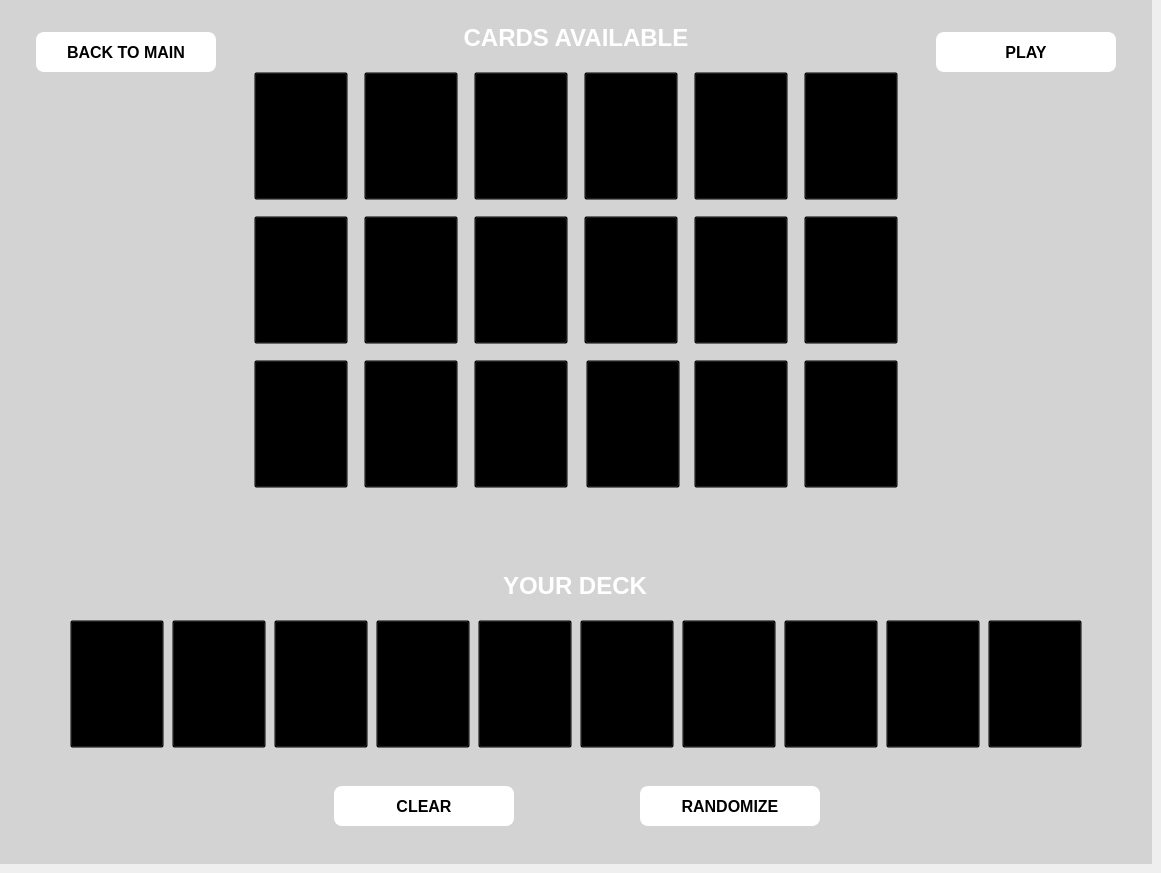
      <widget class="QWidget" name="sw_deck_builder">
       <property name="accessibleName">
        <string notr="true"/>
       </property>
       <property name="accessibleDescription">
        <string notr="true"/>
       </property>
       <widget class="QLabel" name="db_bg">
        <property name="geometry">
         <rect>
          <x>0</x>
          <y>0</y>
          <width>1152</width>
          <height>864</height>
         </rect>
        </property>
        <property name="accessibleName">
         <string notr="true"/>
        </property>
        <property name="accessibleDescription">
         <string notr="true"/>
        </property>
        <property name="styleSheet">
         <string notr="true">background-color: lightgray</string>
        </property>
        <property name="text">
         <string/>
        </property>
       </widget>
       <widget class="QPushButton" name="db_btn_play">
        <property name="geometry">
         <rect>
          <x>936</x>
          <y>32</y>
          <width>180</width>
          <height>40</height>
         </rect>
        </property>
        <property name="font">
         <font>
          <family>Arial</family>
          <pointsize>12</pointsize>
          <weight>75</weight>
          <bold>true</bold>
         </font>
        </property>
        <property name="accessibleName">
         <string notr="true"/>
        </property>
        <property name="accessibleDescription">
         <string notr="true"/>
        </property>
        <property name="styleSheet">
         <string notr="true">QPushButton {
    background-color: white;
    border: 2px solid white;
    border-radius: 8px;
}

QPushButton:hover {
    border: 2px solid red;
    color: red;
}

QPushButton:pressed {
    border: none;
}</string>
        </property>
        <property name="text">
         <string notr="true">PLAY</string>
        </property>
       </widget>
       <widget class="QPushButton" name="db_btn_back">
        <property name="geometry">
         <rect>
          <x>36</x>
          <y>32</y>
          <width>180</width>
          <height>40</height>
         </rect>
        </property>
        <property name="font">
         <font>
          <family>Arial</family>
          <pointsize>12</pointsize>
          <weight>75</weight>
          <bold>true</bold>
         </font>
        </property>
        <property name="accessibleName">
         <string notr="true"/>
        </property>
        <property name="accessibleDescription">
         <string notr="true"/>
        </property>
        <property name="styleSheet">
         <string notr="true">QPushButton {
    background-color: white;
    border: 2px solid white;
    border-radius: 8px;
}

QPushButton:hover {
    border: 2px solid red;
    color: red;
}

QPushButton:pressed {
    border: none;
}</string>
        </property>
        <property name="text">
         <string notr="true">BACK TO MAIN</string>
        </property>
       </widget>
       <widget class="QPushButton" name="db_plus_1">
        <property name="geometry">
         <rect>
          <x>254</x>
          <y>72</y>
          <width>94</width>
          <height>128</height>
         </rect>
        </property>
        <property name="styleSheet">
         <string notr="true">QPushButton {
    background-color: transparent;
}

QPushButton:hover {
	border: 2px solid red;
    border-radius: 8px;
}

QPushButton:pressed {
    border: none;
}</string>
        </property>
        <property name="text">
         <string/>
        </property>
        <property name="icon">
         <iconset>
          <normaloff>assets/card_plus_1.png</normaloff>assets/card_plus_1.png</iconset>
        </property>
        <property name="iconSize">
         <size>
          <width>94</width>
          <height>128</height>
         </size>
        </property>
       </widget>
       <widget class="QPushButton" name="db_plus_2">
        <property name="geometry">
         <rect>
          <x>364</x>
          <y>72</y>
          <width>94</width>
          <height>128</height>
         </rect>
        </property>
        <property name="styleSheet">
         <string notr="true">QPushButton {
    background-color: transparent;
}

QPushButton:hover {
	border: 2px solid red;
    border-radius: 8px;
}

QPushButton:pressed {
    border: none;
}</string>
        </property>
        <property name="text">
         <string/>
        </property>
        <property name="icon">
         <iconset>
          <normaloff>assets/card_plus_2.png</normaloff>assets/card_plus_2.png</iconset>
        </property>
        <property name="iconSize">
         <size>
          <width>94</width>
          <height>128</height>
         </size>
        </property>
       </widget>
       <widget class="QPushButton" name="db_plus_3">
        <property name="geometry">
         <rect>
          <x>474</x>
          <y>72</y>
          <width>94</width>
          <height>128</height>
         </rect>
        </property>
        <property name="styleSheet">
         <string notr="true">QPushButton {
    background-color: transparent;
}

QPushButton:hover {
	border: 2px solid red;
    border-radius: 8px;
}

QPushButton:pressed {
    border: none;
}</string>
        </property>
        <property name="text">
         <string/>
        </property>
        <property name="icon">
         <iconset>
          <normaloff>assets/card_plus_3.png</normaloff>assets/card_plus_3.png</iconset>
        </property>
        <property name="iconSize">
         <size>
          <width>94</width>
          <height>128</height>
         </size>
        </property>
       </widget>
       <widget class="QPushButton" name="db_plus_4">
        <property name="geometry">
         <rect>
          <x>584</x>
          <y>72</y>
          <width>94</width>
          <height>128</height>
         </rect>
        </property>
        <property name="styleSheet">
         <string notr="true">QPushButton {
    background-color: transparent;
}

QPushButton:hover {
	border: 2px solid red;
    border-radius: 8px;
}

QPushButton:pressed {
    border: none;
}</string>
        </property>
        <property name="text">
         <string/>
        </property>
        <property name="icon">
         <iconset>
          <normaloff>assets/card_plus_4.png</normaloff>assets/card_plus_4.png</iconset>
        </property>
        <property name="iconSize">
         <size>
          <width>94</width>
          <height>128</height>
         </size>
        </property>
       </widget>
       <widget class="QPushButton" name="db_plus_5">
        <property name="geometry">
         <rect>
          <x>694</x>
          <y>72</y>
          <width>94</width>
          <height>128</height>
         </rect>
        </property>
        <property name="styleSheet">
         <string notr="true">QPushButton {
    background-color: transparent;
}

QPushButton:hover {
	border: 2px solid red;
    border-radius: 8px;
}

QPushButton:pressed {
    border: none;
}</string>
        </property>
        <property name="text">
         <string/>
        </property>
        <property name="icon">
         <iconset>
          <normaloff>assets/card_plus_5.png</normaloff>assets/card_plus_5.png</iconset>
        </property>
        <property name="iconSize">
         <size>
          <width>94</width>
          <height>128</height>
         </size>
        </property>
       </widget>
       <widget class="QPushButton" name="db_plus_6">
        <property name="geometry">
         <rect>
          <x>804</x>
          <y>72</y>
          <width>94</width>
          <height>128</height>
         </rect>
        </property>
        <property name="styleSheet">
         <string notr="true">QPushButton {
    background-color: transparent;
}

QPushButton:hover {
	border: 2px solid red;
    border-radius: 8px;
}

QPushButton:pressed {
    border: none;
}</string>
        </property>
        <property name="text">
         <string/>
        </property>
        <property name="icon">
         <iconset>
          <normaloff>assets/card_plus_6.png</normaloff>assets/card_plus_6.png</iconset>
        </property>
        <property name="iconSize">
         <size>
          <width>94</width>
          <height>128</height>
         </size>
        </property>
       </widget>
       <widget class="QPushButton" name="db_minus_1">
        <property name="geometry">
         <rect>
          <x>254</x>
          <y>216</y>
          <width>94</width>
          <height>128</height>
         </rect>
        </property>
        <property name="styleSheet">
         <string notr="true">QPushButton {
    background-color: transparent;
}

QPushButton:hover {
	border: 2px solid red;
    border-radius: 8px;
}

QPushButton:pressed {
    border: none;
}</string>
        </property>
        <property name="text">
         <string/>
        </property>
        <property name="icon">
         <iconset>
          <normaloff>assets/card_minus_1.png</normaloff>assets/card_minus_1.png</iconset>
        </property>
        <property name="iconSize">
         <size>
          <width>94</width>
          <height>128</height>
         </size>
        </property>
       </widget>
       <widget class="QPushButton" name="db_minus_2">
        <property name="geometry">
         <rect>
          <x>364</x>
          <y>216</y>
          <width>94</width>
          <height>128</height>
         </rect>
        </property>
        <property name="styleSheet">
         <string notr="true">QPushButton {
    background-color: transparent;
}

QPushButton:hover {
	border: 2px solid red;
    border-radius: 8px;
}

QPushButton:pressed {
    border: none;
}</string>
        </property>
        <property name="text">
         <string/>
        </property>
        <property name="icon">
         <iconset>
          <normaloff>assets/card_minus_2.png</normaloff>assets/card_minus_2.png</iconset>
        </property>
        <property name="iconSize">
         <size>
          <width>94</width>
          <height>128</height>
         </size>
        </property>
       </widget>
       <widget class="QPushButton" name="db_minus_3">
        <property name="geometry">
         <rect>
          <x>474</x>
          <y>216</y>
          <width>94</width>
          <height>128</height>
         </rect>
        </property>
        <property name="styleSheet">
         <string notr="true">QPushButton {
    background-color: transparent;
}

QPushButton:hover {
	border: 2px solid red;
    border-radius: 8px;
}

QPushButton:pressed {
    border: none;
}</string>
        </property>
        <property name="text">
         <string/>
        </property>
        <property name="icon">
         <iconset>
          <normaloff>assets/card_minus_3.png</normaloff>assets/card_minus_3.png</iconset>
        </property>
        <property name="iconSize">
         <size>
          <width>94</width>
          <height>128</height>
         </size>
        </property>
       </widget>
       <widget class="QPushButton" name="db_minus_4">
        <property name="geometry">
         <rect>
          <x>584</x>
          <y>216</y>
          <width>94</width>
          <height>128</height>
         </rect>
        </property>
        <property name="styleSheet">
         <string notr="true">QPushButton {
    background-color: transparent;
}

QPushButton:hover {
	border: 2px solid red;
    border-radius: 8px;
}

QPushButton:pressed {
    border: none;
}</string>
        </property>
        <property name="text">
         <string/>
        </property>
        <property name="icon">
         <iconset>
          <normaloff>assets/card_minus_4.png</normaloff>assets/card_minus_4.png</iconset>
        </property>
        <property name="iconSize">
         <size>
          <width>94</width>
          <height>128</height>
         </size>
        </property>
       </widget>
       <widget class="QPushButton" name="db_minus_5">
        <property name="geometry">
         <rect>
          <x>694</x>
          <y>216</y>
          <width>94</width>
          <height>128</height>
         </rect>
        </property>
        <property name="styleSheet">
         <string notr="true">QPushButton {
    background-color: transparent;
}

QPushButton:hover {
	border: 2px solid red;
    border-radius: 8px;
}

QPushButton:pressed {
    border: none;
}</string>
        </property>
        <property name="text">
         <string/>
        </property>
        <property name="icon">
         <iconset>
          <normaloff>assets/card_minus_5.png</normaloff>assets/card_minus_5.png</iconset>
        </property>
        <property name="iconSize">
         <size>
          <width>94</width>
          <height>128</height>
         </size>
        </property>
       </widget>
       <widget class="QPushButton" name="db_minus_6">
        <property name="geometry">
         <rect>
          <x>804</x>
          <y>216</y>
          <width>94</width>
          <height>128</height>
         </rect>
        </property>
        <property name="styleSheet">
         <string notr="true">QPushButton {
    background-color: transparent;
}

QPushButton:hover {
	border: 2px solid red;
    border-radius: 8px;
}

QPushButton:pressed {
    border: none;
}</string>
        </property>
        <property name="text">
         <string/>
        </property>
        <property name="icon">
         <iconset>
          <normaloff>assets/card_minus_6.png</normaloff>assets/card_minus_6.png</iconset>
        </property>
        <property name="iconSize">
         <size>
          <width>94</width>
          <height>128</height>
         </size>
        </property>
       </widget>
       <widget class="QPushButton" name="db_dual_1">
        <property name="geometry">
         <rect>
          <x>254</x>
          <y>360</y>
          <width>94</width>
          <height>128</height>
         </rect>
        </property>
        <property name="styleSheet">
         <string notr="true">QPushButton {
    background-color: transparent;
}

QPushButton:hover {
	border: 2px solid red;
    border-radius: 8px;
}

QPushButton:pressed {
    border: none;
}</string>
        </property>
        <property name="text">
         <string/>
        </property>
        <property name="icon">
         <iconset>
          <normaloff>assets/card_dual_1.png</normaloff>assets/card_dual_1.png</iconset>
        </property>
        <property name="iconSize">
         <size>
          <width>94</width>
          <height>128</height>
         </size>
        </property>
       </widget>
       <widget class="QPushButton" name="db_dual_2">
        <property name="geometry">
         <rect>
          <x>364</x>
          <y>360</y>
          <width>94</width>
          <height>128</height>
         </rect>
        </property>
        <property name="styleSheet">
         <string notr="true">QPushButton {
    background-color: transparent;
}

QPushButton:hover {
	border: 2px solid red;
    border-radius: 8px;
}

QPushButton:pressed {
    border: none;
}</string>
        </property>
        <property name="text">
         <string/>
        </property>
        <property name="icon">
         <iconset>
          <normaloff>assets/card_dual_2.png</normaloff>assets/card_dual_2.png</iconset>
        </property>
        <property name="iconSize">
         <size>
          <width>94</width>
          <height>128</height>
         </size>
        </property>
       </widget>
       <widget class="QPushButton" name="db_dual_3">
        <property name="geometry">
         <rect>
          <x>474</x>
          <y>360</y>
          <width>94</width>
          <height>128</height>
         </rect>
        </property>
        <property name="styleSheet">
         <string notr="true">QPushButton {
    background-color: transparent;
}

QPushButton:hover {
	border: 2px solid red;
    border-radius: 8px;
}

QPushButton:pressed {
    border: none;
}</string>
        </property>
        <property name="text">
         <string/>
        </property>
        <property name="icon">
         <iconset>
          <normaloff>assets/card_dual_3.png</normaloff>assets/card_dual_3.png</iconset>
        </property>
        <property name="iconSize">
         <size>
          <width>94</width>
          <height>128</height>
         </size>
        </property>
       </widget>
       <widget class="QPushButton" name="db_dual_4">
        <property name="geometry">
         <rect>
          <x>586</x>
          <y>360</y>
          <width>94</width>
          <height>128</height>
         </rect>
        </property>
        <property name="styleSheet">
         <string notr="true">QPushButton {
    background-color: transparent;
}

QPushButton:hover {
	border: 2px solid red;
    border-radius: 8px;
}

QPushButton:pressed {
    border: none;
}</string>
        </property>
        <property name="text">
         <string/>
        </property>
        <property name="icon">
         <iconset>
          <normaloff>assets/card_dual_4.png</normaloff>assets/card_dual_4.png</iconset>
        </property>
        <property name="iconSize">
         <size>
          <width>94</width>
          <height>128</height>
         </size>
        </property>
       </widget>
       <widget class="QPushButton" name="db_dual_5">
        <property name="geometry">
         <rect>
          <x>694</x>
          <y>360</y>
          <width>94</width>
          <height>128</height>
         </rect>
        </property>
        <property name="styleSheet">
         <string notr="true">QPushButton {
    background-color: transparent;
}

QPushButton:hover {
	border: 2px solid red;
    border-radius: 8px;
}

QPushButton:pressed {
    border: none;
}</string>
        </property>
        <property name="text">
         <string/>
        </property>
        <property name="icon">
         <iconset>
          <normaloff>assets/card_dual_5.png</normaloff>assets/card_dual_5.png</iconset>
        </property>
        <property name="iconSize">
         <size>
          <width>94</width>
          <height>128</height>
         </size>
        </property>
       </widget>
       <widget class="QPushButton" name="db_dual_6">
        <property name="geometry">
         <rect>
          <x>804</x>
          <y>360</y>
          <width>94</width>
          <height>128</height>
         </rect>
        </property>
        <property name="styleSheet">
         <string notr="true">QPushButton {
    background-color: transparent;
}

QPushButton:hover {
	border: 2px solid red;
    border-radius: 8px;
}

QPushButton:pressed {
    border: none;
}</string>
        </property>
        <property name="text">
         <string/>
        </property>
        <property name="icon">
         <iconset>
          <normaloff>assets/card_dual_6.png</normaloff>assets/card_dual_6.png</iconset>
        </property>
        <property name="iconSize">
         <size>
          <width>94</width>
          <height>128</height>
         </size>
        </property>
       </widget>
       <widget class="QPushButton" name="db_btn_random">
        <property name="geometry">
         <rect>
          <x>640</x>
          <y>786</y>
          <width>180</width>
          <height>40</height>
         </rect>
        </property>
        <property name="font">
         <font>
          <family>Arial</family>
          <pointsize>12</pointsize>
          <weight>75</weight>
          <bold>true</bold>
         </font>
        </property>
        <property name="accessibleName">
         <string notr="true"/>
        </property>
        <property name="accessibleDescription">
         <string notr="true"/>
        </property>
        <property name="styleSheet">
         <string notr="true">QPushButton {
    background-color: white;
    border: 2px solid white;
    border-radius: 8px;
}

QPushButton:hover {
    border: 2px solid red;
    color: red;
}

QPushButton:pressed {
    border: none;
}</string>
        </property>
        <property name="text">
         <string notr="true">RANDOMIZE</string>
        </property>
       </widget>
       <widget class="QPushButton" name="db_btn_clear">
        <property name="geometry">
         <rect>
          <x>334</x>
          <y>786</y>
          <width>180</width>
          <height>40</height>
         </rect>
        </property>
        <property name="font">
         <font>
          <family>Arial</family>
          <pointsize>12</pointsize>
          <weight>75</weight>
          <bold>true</bold>
         </font>
        </property>
        <property name="accessibleName">
         <string notr="true"/>
        </property>
        <property name="accessibleDescription">
         <string notr="true"/>
        </property>
        <property name="styleSheet">
         <string notr="true">QPushButton {
    background-color: white;
    border: 2px solid white;
    border-radius: 8px;
}

QPushButton:hover {
    border: 2px solid red;
    color: red;
}

QPushButton:pressed {
    border: none;
}</string>
        </property>
        <property name="text">
         <string notr="true">CLEAR</string>
        </property>
       </widget>
       <widget class="QPushButton" name="db_deck_5">
        <property name="geometry">
         <rect>
          <x>478</x>
          <y>620</y>
          <width>94</width>
          <height>128</height>
         </rect>
        </property>
        <property name="styleSheet">
         <string notr="true">QPushButton {
    background-color: transparent;
}

QPushButton:hover {
	border: 2px solid red;
    border-radius: 8px;
}

QPushButton:pressed {
    border: none;
}</string>
        </property>
        <property name="text">
         <string/>
        </property>
        <property name="icon">
         <iconset>
          <normaloff>assets/card_base.png</normaloff>assets/card_base.png</iconset>
        </property>
        <property name="iconSize">
         <size>
          <width>94</width>
          <height>128</height>
         </size>
        </property>
       </widget>
       <widget class="QPushButton" name="db_deck_4">
        <property name="geometry">
         <rect>
          <x>376</x>
          <y>620</y>
          <width>94</width>
          <height>128</height>
         </rect>
        </property>
        <property name="styleSheet">
         <string notr="true">QPushButton {
    background-color: transparent;
}

QPushButton:hover {
	border: 2px solid red;
    border-radius: 8px;
}

QPushButton:pressed {
    border: none;
}</string>
        </property>
        <property name="text">
         <string/>
        </property>
        <property name="icon">
         <iconset>
          <normaloff>assets/card_base.png</normaloff>assets/card_base.png</iconset>
        </property>
        <property name="iconSize">
         <size>
          <width>94</width>
          <height>128</height>
         </size>
        </property>
       </widget>
       <widget class="QPushButton" name="db_deck_3">
        <property name="geometry">
         <rect>
          <x>274</x>
          <y>620</y>
          <width>94</width>
          <height>128</height>
         </rect>
        </property>
        <property name="styleSheet">
         <string notr="true">QPushButton {
    background-color: transparent;
}

QPushButton:hover {
	border: 2px solid red;
    border-radius: 8px;
}

QPushButton:pressed {
    border: none;
}</string>
        </property>
        <property name="text">
         <string/>
        </property>
        <property name="icon">
         <iconset>
          <normaloff>assets/card_base.png</normaloff>assets/card_base.png</iconset>
        </property>
        <property name="iconSize">
         <size>
          <width>94</width>
          <height>128</height>
         </size>
        </property>
       </widget>
       <widget class="QPushButton" name="db_deck_2">
        <property name="geometry">
         <rect>
          <x>172</x>
          <y>620</y>
          <width>94</width>
          <height>128</height>
         </rect>
        </property>
        <property name="styleSheet">
         <string notr="true">QPushButton {
    background-color: transparent;
}

QPushButton:hover {
	border: 2px solid red;
    border-radius: 8px;
}

QPushButton:pressed {
    border: none;
}</string>
        </property>
        <property name="text">
         <string/>
        </property>
        <property name="icon">
         <iconset>
          <normaloff>assets/card_base.png</normaloff>assets/card_base.png</iconset>
        </property>
        <property name="iconSize">
         <size>
          <width>94</width>
          <height>128</height>
         </size>
        </property>
       </widget>
       <widget class="QPushButton" name="db_deck_1">
        <property name="geometry">
         <rect>
          <x>70</x>
          <y>620</y>
          <width>94</width>
          <height>128</height>
         </rect>
        </property>
        <property name="styleSheet">
         <string notr="true">QPushButton {
    background-color: transparent;
}

QPushButton:hover {
	border: 2px solid red;
    border-radius: 8px;
}

QPushButton:pressed {
    border: none;
}</string>
        </property>
        <property name="text">
         <string/>
        </property>
        <property name="icon">
         <iconset>
          <normaloff>assets/card_base.png</normaloff>assets/card_base.png</iconset>
        </property>
        <property name="iconSize">
         <size>
          <width>94</width>
          <height>128</height>
         </size>
        </property>
       </widget>
       <widget class="QPushButton" name="db_deck_6">
        <property name="geometry">
         <rect>
          <x>580</x>
          <y>620</y>
          <width>94</width>
          <height>128</height>
         </rect>
        </property>
        <property name="styleSheet">
         <string notr="true">QPushButton {
    background-color: transparent;
}

QPushButton:hover {
	border: 2px solid red;
    border-radius: 8px;
}

QPushButton:pressed {
    border: none;
}</string>
        </property>
        <property name="text">
         <string/>
        </property>
        <property name="icon">
         <iconset>
          <normaloff>assets/card_base.png</normaloff>assets/card_base.png</iconset>
        </property>
        <property name="iconSize">
         <size>
          <width>94</width>
          <height>128</height>
         </size>
        </property>
       </widget>
       <widget class="QPushButton" name="db_deck_7">
        <property name="geometry">
         <rect>
          <x>682</x>
          <y>620</y>
          <width>94</width>
          <height>128</height>
         </rect>
        </property>
        <property name="styleSheet">
         <string notr="true">QPushButton {
    background-color: transparent;
}

QPushButton:hover {
	border: 2px solid red;
    border-radius: 8px;
}

QPushButton:pressed {
    border: none;
}</string>
        </property>
        <property name="text">
         <string/>
        </property>
        <property name="icon">
         <iconset>
          <normaloff>assets/card_base.png</normaloff>assets/card_base.png</iconset>
        </property>
        <property name="iconSize">
         <size>
          <width>94</width>
          <height>128</height>
         </size>
        </property>
       </widget>
       <widget class="QPushButton" name="db_deck_8">
        <property name="geometry">
         <rect>
          <x>784</x>
          <y>620</y>
          <width>94</width>
          <height>128</height>
         </rect>
        </property>
        <property name="styleSheet">
         <string notr="true">QPushButton {
    background-color: transparent;
}

QPushButton:hover {
	border: 2px solid red;
    border-radius: 8px;
}

QPushButton:pressed {
    border: none;
}</string>
        </property>
        <property name="text">
         <string/>
        </property>
        <property name="icon">
         <iconset>
          <normaloff>assets/card_base.png</normaloff>assets/card_base.png</iconset>
        </property>
        <property name="iconSize">
         <size>
          <width>94</width>
          <height>128</height>
         </size>
        </property>
       </widget>
       <widget class="QPushButton" name="db_deck_9">
        <property name="geometry">
         <rect>
          <x>886</x>
          <y>620</y>
          <width>94</width>
          <height>128</height>
         </rect>
        </property>
        <property name="styleSheet">
         <string notr="true">QPushButton {
    background-color: transparent;
}

QPushButton:hover {
	border: 2px solid red;
    border-radius: 8px;
}

QPushButton:pressed {
    border: none;
}</string>
        </property>
        <property name="text">
         <string/>
        </property>
        <property name="icon">
         <iconset>
          <normaloff>assets/card_base.png</normaloff>assets/card_base.png</iconset>
        </property>
        <property name="iconSize">
         <size>
          <width>94</width>
          <height>128</height>
         </size>
        </property>
       </widget>
       <widget class="QPushButton" name="db_deck_10">
        <property name="geometry">
         <rect>
          <x>988</x>
          <y>620</y>
          <width>94</width>
          <height>128</height>
         </rect>
        </property>
        <property name="styleSheet">
         <string notr="true">QPushButton {
    background-color: transparent;
}

QPushButton:hover {
	border: 2px solid red;
    border-radius: 8px;
}

QPushButton:pressed {
    border: none;
}</string>
        </property>
        <property name="text">
         <string/>
        </property>
        <property name="icon">
         <iconset>
          <normaloff>assets/card_base.png</normaloff>assets/card_base.png</iconset>
        </property>
        <property name="iconSize">
         <size>
          <width>94</width>
          <height>128</height>
         </size>
        </property>
       </widget>
       <widget class="QLabel" name="temp_db_text_available">
        <property name="geometry">
         <rect>
          <x>458</x>
          <y>22</y>
          <width>236</width>
          <height>32</height>
         </rect>
        </property>
        <property name="font">
         <font>
          <family>Arial</family>
          <pointsize>18</pointsize>
          <weight>75</weight>
          <bold>true</bold>
         </font>
        </property>
        <property name="styleSheet">
         <string notr="true">color: white</string>
        </property>
        <property name="text">
         <string notr="true">CARDS AVAILABLE</string>
        </property>
        <property name="alignment">
         <set>Qt::AlignCenter</set>
        </property>
       </widget>
       <widget class="QLabel" name="temp_db_text_deck">
        <property name="geometry">
         <rect>
          <x>498</x>
          <y>570</y>
          <width>154</width>
          <height>32</height>
         </rect>
        </property>
        <property name="font">
         <font>
          <family>Arial</family>
          <pointsize>18</pointsize>
          <weight>75</weight>
          <bold>true</bold>
         </font>
        </property>
        <property name="styleSheet">
         <string notr="true">color: white</string>
        </property>
        <property name="text">
         <string notr="true">YOUR DECK</string>
        </property>
        <property name="alignment">
         <set>Qt::AlignCenter</set>
        </property>
       </widget>
      </widget>
